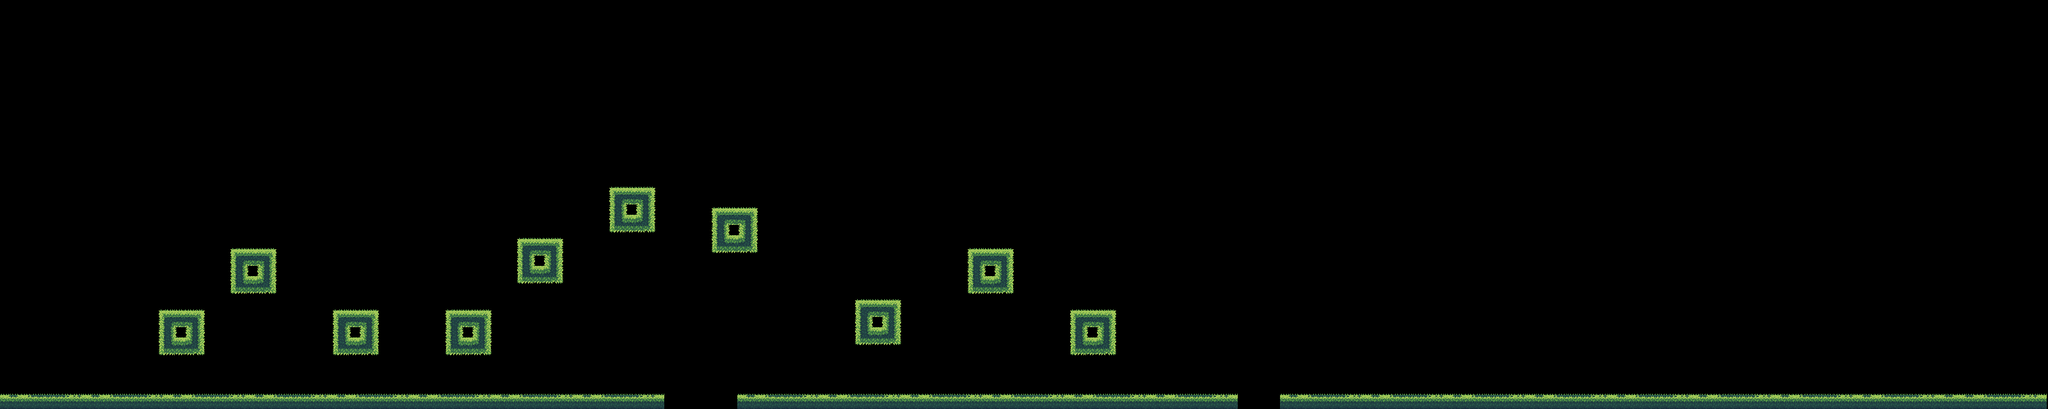

Below is a game level as drawn by its tile map, then a one-line description and the .tmx that defines it (tile-layer data replaced by summaries):
An orthogonal 200x40 tile map with 16x16 px tiles, 1 tile layer (Tile Layer 1) and 40 objects (15x coin, 13x platform, 10x platformFloor, 2x enemy).

<map version="1.0" tiledversion="1.0.1" orientation="orthogonal" renderorder="right-down" width="200" height="40" tilewidth="16" tileheight="16" nextobjectid="82">
 <tileset firstgid="1" name="jungle tileset" tilewidth="16" tileheight="16" spacing="2" tilecount="840" columns="42">
  <image source="jungle tileset.png" width="768" height="368" />
 </tileset>
 <layer name="Tile Layer 1" width="200" height="40">
  <data>[8000 cells, 678 non-empty, 48 distinct tile ids]</data>
 </layer>
 <objectgroup name="Object Layer 1">
  <object id="1" type="platform" x="4.90196" y="617.647" width="1029.41" height="4.90196" />
  <object id="2" type="platform" x="1151.96" y="617.647" width="779.412" height="9.80392" />
  <object id="3" type="platform" x="2004.9" y="617.647" width="1196.08" />
  <object id="20" type="coin" x="271.555" y="450.301" width="30.9367" height="28.6451" />
  <object id="24" type="coin" x="378.688" y="359.209" width="30.9367" height="28.6451" />
  <object id="25" type="coin" x="541.392" y="455.457" width="30.9367" height="28.6451" />
  <object id="26" type="coin" x="628.473" y="587.224" width="30.9367" height="28.6451" />
  <object id="27" type="coin" x="718.419" y="454.311" width="30.9367" height="28.6451" />
  <object id="28" type="coin" x="972.787" y="262.962" width="30.9367" height="28.6451" />
  <object id="29" type="coin" x="1132.63" y="295.044" width="30.9367" height="28.6451" />
  <object id="30" type="coin" x="1358.92" y="437.124" width="30.9367" height="28.6451" />
  <object id="31" type="coin" x="1694.07" y="453.165" width="30.9367" height="28.6451" />
  <object id="32" type="coin" x="1531.37" y="578.631" width="30.9367" height="28.6451" />
  <object id="33" type="platform" x="249.657" y="485.015" width="69.7134" height="1.19168" />
  <object id="34" type="platformFloor" x="249.062" y="489.185" width="71.5009" height="63.755" />
  <object id="36" type="platformFloor" x="360.782" y="389.084" width="69.7134" height="1.19168" />
  <object id="39" type="platformFloor" x="522.851" y="485.61" width="69.7134" height="1.19168" />
  <object id="40" type="platformFloor" x="696.24" y="485.61" width="69.7134" height="1.19168" />
  <object id="41" type="platformFloor" x="809.45" y="372.996" width="69.7134" height="1.19168" />
  <object id="42" type="platformFloor" x="954.239" y="293.154" width="69.7134" height="1.19168" />
  <object id="43" type="platformFloor" x="1113.33" y="325.925" width="69.7134" height="1.19168" />
  <object id="45" type="platformFloor" x="1336.17" y="468.927" width="69.7134" height="1.19168" />
  <object id="46" type="platformFloor" x="1513.14" y="388.488" width="69.7134" height="1.19168" />
  <object id="47" type="platformFloor" x="1674.02" y="483.823" width="69.7134" height="1.19168" />
  <object id="50" type="platform" x="360.484" y="393.553" width="71.5009" height="63.755" />
  <object id="51" type="platform" x="520.169" y="490.079" width="71.5009" height="63.755" />
  <object id="52" type="platform" x="696.538" y="490.079" width="71.5009" height="63.755" />
  <object id="53" type="platform" x="808.556" y="377.465" width="71.5009" height="63.755" />
  <object id="54" type="platform" x="952.75" y="297.623" width="71.5009" height="63.755" />
  <object id="55" type="platform" x="1112.44" y="329.202" width="71.5009" height="63.755" />
  <object id="56" type="platform" x="1335.88" y="472.204" width="71.5009" height="63.755" />
  <object id="57" type="platform" x="1514.03" y="393.553" width="71.5009" height="63.755" />
  <object id="58" type="platform" x="1674.31" y="489.483" width="71.5009" height="63.755" />
  <object id="60" type="enemy" x="66.7342" y="552.94" width="33.9629" height="54.8174" />
  <object id="73" type="enemy" x="829.032" y="347.581" width="29.0323" height="20.1613" />
  <object id="77" type="coin" x="1845.44" y="574.501" width="30.9367" height="28.6451" />
  <object id="78" type="coin" x="1695.45" y="582.278" width="30.9367" height="28.6451" />
  <object id="79" type="coin" x="1606.57" y="548.948" width="30.9367" height="28.6451" />
  <object id="80" type="coin" x="1441.04" y="585.611" width="30.9367" height="28.6451" />
  <object id="81" type="coin" x="1353.27" y="576.723" width="30.9367" height="28.6451" />
 </objectgroup>
</map>
